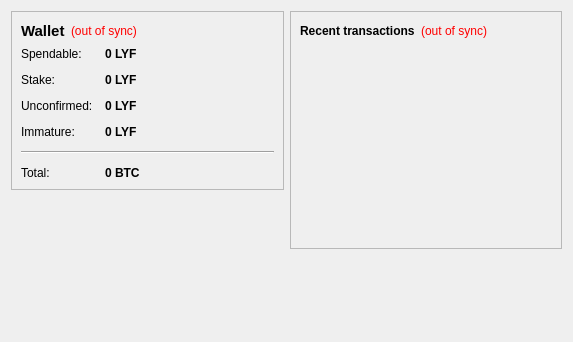
<?xml version="1.0" encoding="UTF-8"?>
<ui version="4.0">
 <class>OverviewPage</class>
 <widget class="QWidget" name="OverviewPage">
  <property name="geometry">
   <rect>
    <x>0</x>
    <y>0</y>
    <width>573</width>
    <height>342</height>
   </rect>
  </property>
  <property name="windowTitle">
   <string>Form</string>
  </property>
  <layout class="QHBoxLayout" name="horizontalLayout" stretch="1,1">
   <item>
    <layout class="QVBoxLayout" name="verticalLayout_2">
     <item>
      <widget class="QFrame" name="frame">
       <property name="frameShape">
        <enum>QFrame::StyledPanel</enum>
       </property>
       <property name="frameShadow">
        <enum>QFrame::Raised</enum>
       </property>
       <layout class="QVBoxLayout" name="verticalLayout_4">
        <item>
         <layout class="QHBoxLayout" name="horizontalLayout_4">
          <item>
           <widget class="QLabel" name="label_5">
            <property name="font">
             <font>
              <pointsize>11</pointsize>
              <weight>75</weight>
              <bold>true</bold>
             </font>
            </property>
            <property name="text">
             <string>Wallet</string>
            </property>
           </widget>
          </item>
          <item>
           <widget class="QLabel" name="labelWalletStatus">
            <property name="toolTip">
             <string>The displayed information may be out of date. Your wallet automatically synchronizes with the LYFCOIN network after a connection is established, but this process has not completed yet.</string>
            </property>
            <property name="styleSheet">
             <string notr="true">QLabel { color: red; }</string>
            </property>
            <property name="text">
             <string notr="true">(out of sync)</string>
            </property>
            <property name="alignment">
             <set>Qt::AlignLeading|Qt::AlignLeft|Qt::AlignVCenter</set>
            </property>
           </widget>
          </item>
          <item>
           <spacer name="horizontalSpacer_2">
            <property name="orientation">
             <enum>Qt::Horizontal</enum>
            </property>
            <property name="sizeHint" stdset="0">
             <size>
              <width>40</width>
              <height>20</height>
             </size>
            </property>
           </spacer>
          </item>
         </layout>
        </item>
        <item>
         <layout class="QFormLayout" name="formLayout_2">
          <property name="fieldGrowthPolicy">
           <enum>QFormLayout::AllNonFixedFieldsGrow</enum>
          </property>
          <property name="horizontalSpacing">
           <number>12</number>
          </property>
          <property name="verticalSpacing">
           <number>12</number>
          </property>
          <item row="0" column="0">
           <widget class="QLabel" name="label">
            <property name="text">
             <string>Spendable:</string>
            </property>
           </widget>
          </item>
          <item row="0" column="1">
           <widget class="QLabel" name="labelBalance">
            <property name="font">
             <font>
              <weight>75</weight>
              <bold>true</bold>
             </font>
            </property>
            <property name="cursor">
             <cursorShape>IBeamCursor</cursorShape>
            </property>
            <property name="toolTip">
             <string>Your current spendable balance</string>
            </property>
            <property name="text">
             <string notr="true">0 LYF</string>
            </property>
            <property name="textInteractionFlags">
             <set>Qt::LinksAccessibleByMouse|Qt::TextSelectableByKeyboard|Qt::TextSelectableByMouse</set>
            </property>
           </widget>
          </item>
          <item row="1" column="0">
           <widget class="QLabel" name="label_6">
            <property name="text">
             <string>Stake:</string>
            </property>
           </widget>
          </item>
          <item row="1" column="1">
           <widget class="QLabel" name="labelStake">
            <property name="font">
             <font>
              <weight>75</weight>
              <bold>true</bold>
             </font>
            </property>
            <property name="cursor">
             <cursorShape>IBeamCursor</cursorShape>
            </property>
            <property name="toolTip">
             <string>Total of coins that was staked, and do not yet count toward the current balance</string>
            </property>
            <property name="text">
             <string notr="true">0 LYF</string>
            </property>
            <property name="textInteractionFlags">
             <set>Qt::LinksAccessibleByMouse|Qt::TextSelectableByKeyboard|Qt::TextSelectableByMouse</set>
            </property>
           </widget>
          </item>
          <item row="2" column="0">
           <widget class="QLabel" name="label_3">
            <property name="text">
             <string>Unconfirmed:</string>
            </property>
           </widget>
          </item>
          <item row="2" column="1">
           <widget class="QLabel" name="labelUnconfirmed">
            <property name="font">
             <font>
              <weight>75</weight>
              <bold>true</bold>
             </font>
            </property>
            <property name="cursor">
             <cursorShape>IBeamCursor</cursorShape>
            </property>
            <property name="toolTip">
             <string>Total of transactions that have yet to be confirmed, and do not yet count toward the current balance</string>
            </property>
            <property name="text">
             <string notr="true">0 LYF</string>
            </property>
            <property name="textInteractionFlags">
             <set>Qt::LinksAccessibleByMouse|Qt::TextSelectableByKeyboard|Qt::TextSelectableByMouse</set>
            </property>
           </widget>
          </item>
          <item row="3" column="0">
           <widget class="QLabel" name="labelImmatureText">
            <property name="text">
             <string>Immature:</string>
            </property>
           </widget>
          </item>
          <item row="3" column="1">
           <widget class="QLabel" name="labelImmature">
            <property name="font">
             <font>
              <weight>75</weight>
              <bold>true</bold>
             </font>
            </property>
            <property name="toolTip">
             <string>Mined balance that has not yet matured</string>
            </property>
            <property name="text">
             <string notr="true">0 LYF</string>
            </property>
            <property name="textInteractionFlags">
             <set>Qt::LinksAccessibleByMouse|Qt::TextSelectableByKeyboard|Qt::TextSelectableByMouse</set>
            </property>
           </widget>
          </item>
          <item row="4" column="0" colspan="2">
           <widget class="Line" name="line">
            <property name="orientation">
             <enum>Qt::Horizontal</enum>
            </property>
           </widget>
          </item>
          <item row="5" column="0">
           <widget class="QLabel" name="labelTotalText">
            <property name="text">
             <string>Total:</string>
            </property>
           </widget>
          </item>
          <item row="5" column="1">
           <widget class="QLabel" name="labelTotal">
            <property name="font">
             <font>
              <weight>75</weight>
              <bold>true</bold>
             </font>
            </property>
            <property name="cursor">
             <cursorShape>IBeamCursor</cursorShape>
            </property>
            <property name="toolTip">
             <string>Your current total balance</string>
            </property>
            <property name="text">
             <string notr="true">0 BTC</string>
            </property>
            <property name="textInteractionFlags">
             <set>Qt::LinksAccessibleByMouse|Qt::TextSelectableByKeyboard|Qt::TextSelectableByMouse</set>
            </property>
           </widget>
          </item>
         </layout>
        </item>
       </layout>
      </widget>
     </item>
     <item>
      <spacer name="verticalSpacer">
       <property name="orientation">
        <enum>Qt::Vertical</enum>
       </property>
       <property name="sizeHint" stdset="0">
        <size>
         <width>20</width>
         <height>40</height>
        </size>
       </property>
      </spacer>
     </item>
    </layout>
   </item>
   <item>
    <layout class="QVBoxLayout" name="verticalLayout_3">
     <item>
      <widget class="QFrame" name="frame_2">
       <property name="frameShape">
        <enum>QFrame::StyledPanel</enum>
       </property>
       <property name="frameShadow">
        <enum>QFrame::Raised</enum>
       </property>
       <layout class="QVBoxLayout" name="verticalLayout">
        <item>
         <layout class="QHBoxLayout" name="horizontalLayout_2">
          <item>
           <widget class="QLabel" name="label_4">
            <property name="text">
             <string>&lt;b&gt;Recent transactions&lt;/b&gt;</string>
            </property>
           </widget>
          </item>
          <item>
           <widget class="QLabel" name="labelTransactionsStatus">
            <property name="toolTip">
             <string>The displayed information may be out of date. Your wallet automatically synchronizes with the LYFCOIN network after a connection is established, but this process has not completed yet.</string>
            </property>
            <property name="styleSheet">
             <string notr="true">QLabel { color: red; }</string>
            </property>
            <property name="text">
             <string notr="true">(out of sync)</string>
            </property>
            <property name="alignment">
             <set>Qt::AlignRight|Qt::AlignTrailing|Qt::AlignVCenter</set>
            </property>
           </widget>
          </item>
          <item>
           <spacer name="horizontalSpacer">
            <property name="orientation">
             <enum>Qt::Horizontal</enum>
            </property>
            <property name="sizeHint" stdset="0">
             <size>
              <width>40</width>
              <height>20</height>
             </size>
            </property>
           </spacer>
          </item>
         </layout>
        </item>
        <item>
         <widget class="QListView" name="listTransactions">
          <property name="styleSheet">
           <string notr="true">QListView { background: transparent; }</string>
          </property>
          <property name="frameShape">
           <enum>QFrame::NoFrame</enum>
          </property>
          <property name="verticalScrollBarPolicy">
           <enum>Qt::ScrollBarAlwaysOff</enum>
          </property>
          <property name="horizontalScrollBarPolicy">
           <enum>Qt::ScrollBarAlwaysOff</enum>
          </property>
          <property name="selectionMode">
           <enum>QAbstractItemView::NoSelection</enum>
          </property>
         </widget>
        </item>
       </layout>
      </widget>
     </item>
     <item>
      <spacer name="verticalSpacer_2">
       <property name="orientation">
        <enum>Qt::Vertical</enum>
       </property>
       <property name="sizeHint" stdset="0">
        <size>
         <width>20</width>
         <height>40</height>
        </size>
       </property>
      </spacer>
     </item>
    </layout>
   </item>
  </layout>
 </widget>
 <resources/>
 <connections/>
</ui>
